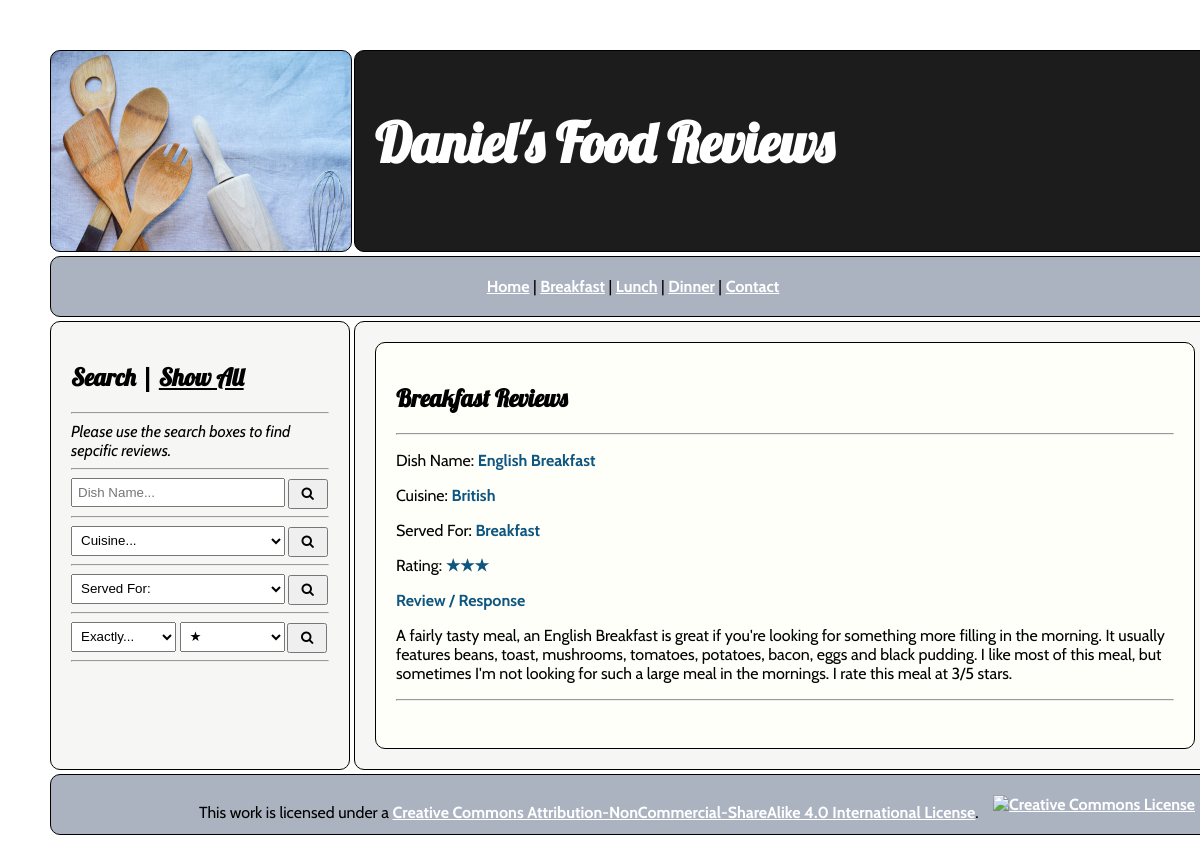
/breakfast.php, run on the app's committed database.
### tables this page shows
CREATE TABLE `food_reviews` (
  `ID` int(11) NOT NULL,
  `Dish Name` varchar(100) NOT NULL,
  `Cuisine` varchar(50) NOT NULL,
  `Served For:` varchar(100) NOT NULL,
  `Rating` int(1) NOT NULL,
  `Review` text NOT NULL
);

### breakfast.php (the view)
<?php include("head-nav.php");
$showall_sql="SELECT * FROM `food_reviews` WHERE `Served For:` LIKE '%breakfast%' ORDER BY `food_reviews`.`Dish Name` ASC";
$showall_query=mysqli_query($dbconnect, $showall_sql);
$showall_rs=mysqli_fetch_assoc($showall_query);
$count=mysqli_num_rows($showall_query);
?>
    <div class="box main">
        <div class="box text">
            <h2>Breakfast Reviews</h2>
            <?php
            if ($count<1)
            {
            ?>
            <div class="error">
                Sorry! There are no results that match your search. Please use the search box in the sidebar to try again.
            </div>
            <?php
            }
            else {
                do {
                ?>
                <hr>
                    <p>Dish Name: <span class="sub-heading"><?php echo $showall_rs['Dish Name']; ?></span></p>
                    <p>Cuisine: <span class="sub-heading"><?php echo $showall_rs['Cuisine']; ?></span></p>
                    <p>Served For: <span class="sub-heading"><?php echo $showall_rs['Served For:']; ?></span></p>
                    <p>Rating: <span class="sub-heading">
                        <?php
                            for ($x=0; $x < $showall_rs['Rating']; $x++)
                            {
                               echo "&#9733;";
                            }
                        ?>
                        </span></p>
                    <p><span class="sub-heading">Review / Response</span></p>
                    <p>
                        <?php echo $showall_rs['Review']; ?>
                    </p>
                <hr>
                <br />
                <?php
                }
                while($showall_rs=mysqli_fetch_assoc($showall_query));
            }
            ?>
        </div>
    </div>
<?php include("sidefooter.php"); ?>

### CSS/foodstyle.css (style rules this page uses)
body { margin: auto; color: #000000; padding: 50px; font-family: 'Cabin', sans-serif; }
.box { padding: 20px; border: solid 1px #000000; border-radius: 10px; }
.main { grid-area: main; background-color: #f6f6f5; display: grid; grid-template-columns: 100%; grid-template-rows: auto; grid-template-areas: "text"; grid-gap: 4px; }
.text { grid-area: text; background-color: #fffffa; }
.sub-heading { font-weight: bold; color: #0e5680; }
h2, h3 { font-family: 'Lobster', cursive; }

### data on the page
food_reviews: Dish Name "English Breakfast", Cuisine "British", value "Breakfast", Review "A fairly tasty meal, an English Breakfast is great if you're looking for something more filling in the morning. It usually features beans, toast, mushrooms, tomatoes, potatoes, bacon, eggs and black pudding. I like most of this meal, but sometimes I'm not looking for such a large meal in the mornings. I rate this meal at 3/5 stars."
